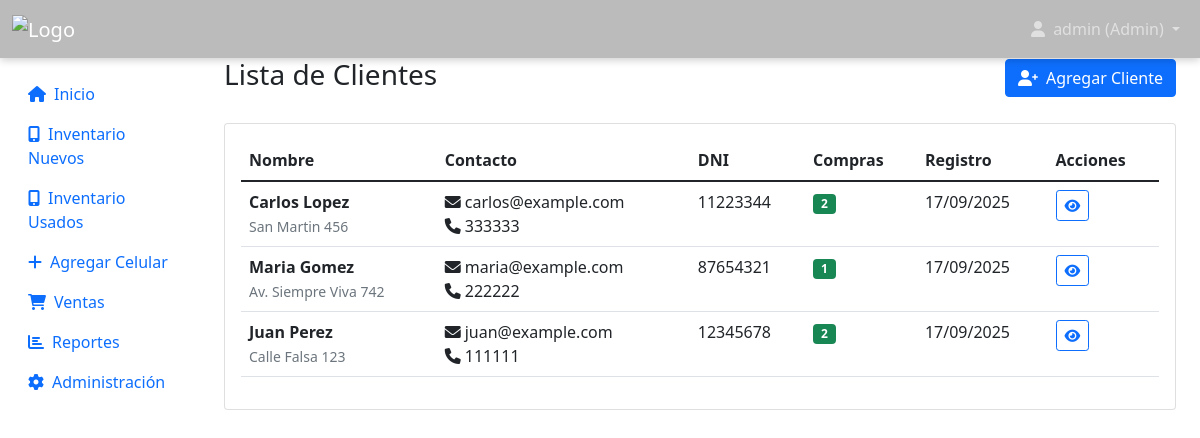
The page /customers/ (signed in) on the database as committed earlier.
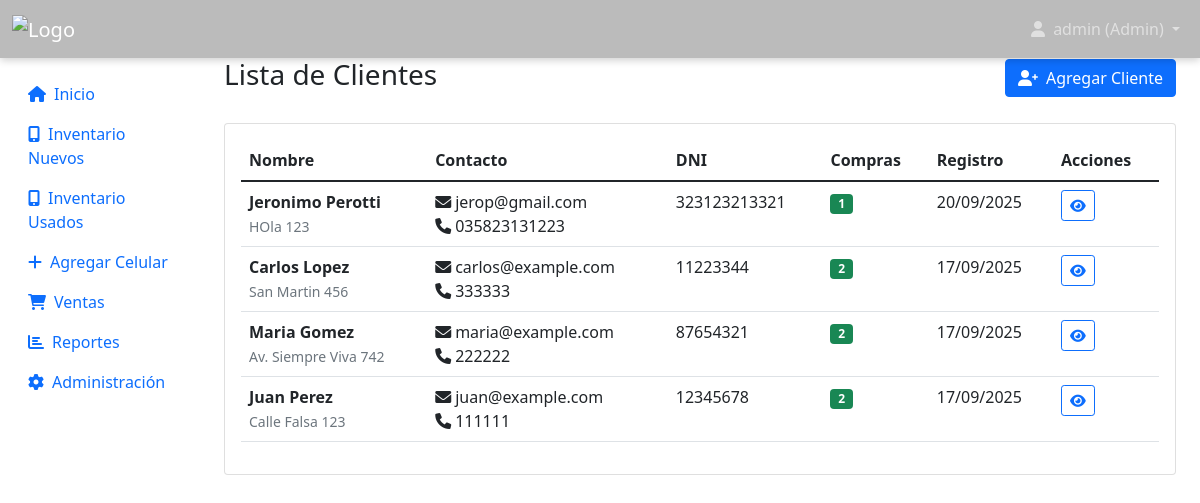
The same page on the database as committed later.
### inventory/models.py (models this page shows, shortened)
class Customer(models.Model):
    name = models.CharField(
        max_length=100,
        verbose_name='Nombre completo'
    )
    email = models.EmailField(
        blank=True,
        verbose_name='Email'
    )
    phone = models.CharField(
        max_length=20,
        blank=True,
        verbose_name='Teléfono'
    )
    address = models.TextField(
        blank=True,
        verbose_name='Dirección'
    )
    dni = models.CharField(
        max_length=20,
        blank=True,
        verbose_name='DNI/Documento'
    )
    created_at = models.DateTimeField(
        auto_now_add=True,
        verbose_name='Fecha de registro'
    )
    class Meta:
        verbose_name = 'Cliente'
        verbose_name_plural = 'Clientes'
        ordering = ['name']

### inventory/views.py (the view)
# urls.py: path('customers/', views.customer_list, name='customer_list'),
@login_required
def customer_list(request):
    customers = Customer.objects.annotate(
        total_purchases=Count('sale')
    ).order_by('-created_at')
    paginator = Paginator(customers, 20)
    page_number = request.GET.get('page')
    page_obj = paginator.get_page(page_number)
    return render(request, 'inventory/customer_list.html', {'page_obj': page_obj})

### inventory/context_processors.py (called while the page is built)
def user_info(request):
    context = {}
    if request.user.is_authenticated:
        context['user_role'] = 'admin' if request.user.is_staff else 'empleado'
        context['user_full_name'] = request.user.get_full_name() or request.user.username
    return context

### templates/inventory/customer_list.html (shortened to what this page needs)
{% extends 'base.html' %}
{% block content %}
<div class="d-flex justify-content-between align-items-center mb-4">
    <h1 class="h3">Lista de Clientes</h1>
    <a href="{% url 'add_customer' %}" class="btn btn-primary">
        <i class="fas fa-user-plus me-2"></i>Agregar Cliente
    </a>
</div>
<div class="card">
    <div class="card-body">
        {% if page_obj %}
            <div class="table-responsive">
                <table class="table table-hover">
                    <thead>
                        <tr>
                            <th>Nombre</th>
                            <th>Contacto</th>
                            <th>DNI</th>
                            <th>Compras</th>
                            <th>Registro</th>
                            <th>Acciones</th>
                        </tr>
                    </thead>
                    <tbody>
                        {% for customer in page_obj %}
                            <tr>
                                <td>
                                    <strong>{{ customer.name }}</strong>
                                    {% if customer.address %}
                                        <br><small class="text-muted">{{ customer.address|truncatechars:50 }}</small>
                                    {% endif %}
                                </td>
                                <td>
                                    {% if customer.email %}
                                        <i class="fas fa-envelope me-1"></i>{{ customer.email }}<br>
                                    {% endif %}
                                    {% if customer.phone %}
                                        <i class="fas fa-phone me-1"></i>{{ customer.phone }}
                                    {% endif %}
                                </td>
                                <td>
                                    {% if customer.dni %}
                                        {{ customer.dni }}
                                    {% else %}
                                        <span class="text-muted">No registrado</span>
                                    {% endif %}
                                </td>
                                <td>
                                    {% if customer.total_purchases > 0 %}
                                        <span class="badge bg-success">{{ customer.total_purchases }}</span>
                                    {% else %}
                                        <span class="badge bg-secondary">0</span>
                                    {% endif %}
                                </td>
                                <td>{{ customer.created_at|date:"d/m/Y" }}</td>
                                <td>
                                    <a href="{% url 'customer_detail' customer.id %}" class="btn btn-outline-primary btn-sm" title="Ver detalle">
                                        <i class="fas fa-eye"></i>
                                    </a>
                                </td>
                            </tr>
                        {% endfor %}
                    </tbody>
                </table>
            </div>
        {% endif %}
    </div>
</div>
{% endblock %}

Rows that differ between the two databases and show on the page:
added Customer: name "Jeronimo Perotti", address "HOla 123", email "jerop@gmail.com", phone "035823131223", dni "323123213321", total_purchases "1", created_at "20/09/2025"
computed for Customer "Maria Gomez": total_purchases "1" → "2"
